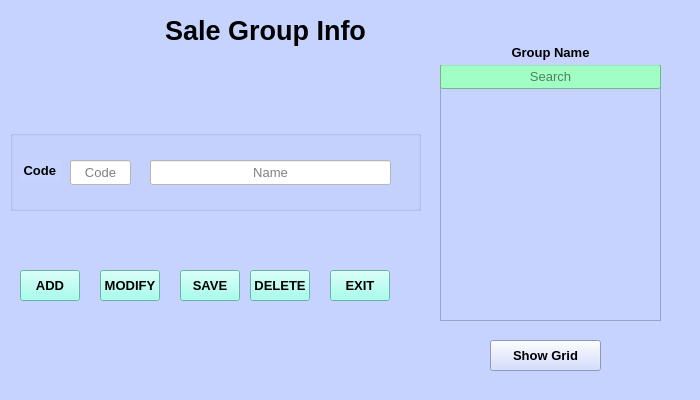
<?xml version="1.0" encoding="UTF-8"?>
<ui version="4.0">
 <class>Sale_grup</class>
 <widget class="QWidget" name="Sale_grup">
  <property name="geometry">
   <rect>
    <x>0</x>
    <y>0</y>
    <width>700</width>
    <height>400</height>
   </rect>
  </property>
  <property name="windowTitle">
   <string>Sale Group Info</string>
  </property>
  <property name="styleSheet">
   <string notr="true">background-color: rgb(198, 211, 255);</string>
  </property>
  <widget class="QGroupBox" name="Sale_fGroup_box">
   <property name="geometry">
    <rect>
     <x>10</x>
     <y>130</y>
     <width>411</width>
     <height>81</height>
    </rect>
   </property>
   <property name="font">
    <font>
     <pointsize>12</pointsize>
     <weight>75</weight>
     <bold>true</bold>
    </font>
   </property>
   <property name="styleSheet">
    <string notr="true">QGroupBox{border:0.5px solid black};
</string>
   </property>
   <property name="title">
    <string/>
   </property>
   <property name="alignment">
    <set>Qt::AlignCenter</set>
   </property>
   <widget class="QLabel" name="GroupCode_lbl">
    <property name="geometry">
     <rect>
      <x>10</x>
      <y>30</y>
      <width>41</width>
      <height>20</height>
     </rect>
    </property>
    <property name="font">
     <font>
      <pointsize>10</pointsize>
      <weight>75</weight>
      <bold>true</bold>
     </font>
    </property>
    <property name="text">
     <string> Code</string>
    </property>
   </widget>
   <widget class="QLineEdit" name="Group_name_txt">
    <property name="enabled">
     <bool>false</bool>
    </property>
    <property name="geometry">
     <rect>
      <x>140</x>
      <y>30</y>
      <width>241</width>
      <height>25</height>
     </rect>
    </property>
    <property name="font">
     <font>
      <pointsize>10</pointsize>
     </font>
    </property>
    <property name="styleSheet">
     <string notr="true">background-color: rgb(255, 255, 255);</string>
    </property>
    <property name="alignment">
     <set>Qt::AlignCenter</set>
    </property>
    <property name="placeholderText">
     <string>Name</string>
    </property>
   </widget>
   <widget class="QLineEdit" name="lineEdit">
    <property name="enabled">
     <bool>false</bool>
    </property>
    <property name="geometry">
     <rect>
      <x>60</x>
      <y>30</y>
      <width>61</width>
      <height>25</height>
     </rect>
    </property>
    <property name="font">
     <font>
      <pointsize>10</pointsize>
     </font>
    </property>
    <property name="styleSheet">
     <string notr="true">background-color: rgb(255, 255, 255);</string>
    </property>
    <property name="alignment">
     <set>Qt::AlignCenter</set>
    </property>
    <property name="placeholderText">
     <string>Code</string>
    </property>
   </widget>
  </widget>
  <widget class="QPushButton" name="btn_Add">
   <property name="geometry">
    <rect>
     <x>20</x>
     <y>270</y>
     <width>60</width>
     <height>31</height>
    </rect>
   </property>
   <property name="font">
    <font>
     <pointsize>10</pointsize>
     <weight>75</weight>
     <bold>true</bold>
    </font>
   </property>
   <property name="styleSheet">
    <string notr="true">background-color: rgb(139, 255, 232);
</string>
   </property>
   <property name="text">
    <string>ADD</string>
   </property>
  </widget>
  <widget class="QPushButton" name="btn_delete">
   <property name="geometry">
    <rect>
     <x>250</x>
     <y>270</y>
     <width>60</width>
     <height>31</height>
    </rect>
   </property>
   <property name="font">
    <font>
     <pointsize>10</pointsize>
     <weight>75</weight>
     <bold>true</bold>
    </font>
   </property>
   <property name="styleSheet">
    <string notr="true">background-color: rgb(139, 255, 232);</string>
   </property>
   <property name="text">
    <string>DELETE</string>
   </property>
  </widget>
  <widget class="QPushButton" name="btn_save">
   <property name="geometry">
    <rect>
     <x>180</x>
     <y>270</y>
     <width>60</width>
     <height>31</height>
    </rect>
   </property>
   <property name="font">
    <font>
     <pointsize>10</pointsize>
     <weight>75</weight>
     <bold>true</bold>
    </font>
   </property>
   <property name="styleSheet">
    <string notr="true">background-color: rgb(139, 255, 232);</string>
   </property>
   <property name="text">
    <string>SAVE</string>
   </property>
  </widget>
  <widget class="QPushButton" name="btn_modify">
   <property name="geometry">
    <rect>
     <x>100</x>
     <y>270</y>
     <width>60</width>
     <height>31</height>
    </rect>
   </property>
   <property name="font">
    <font>
     <pointsize>10</pointsize>
     <weight>75</weight>
     <bold>true</bold>
    </font>
   </property>
   <property name="styleSheet">
    <string notr="true">background-color: rgb(139, 255, 232);</string>
   </property>
   <property name="text">
    <string>MODIFY</string>
   </property>
  </widget>
  <widget class="QPushButton" name="btn_show_grid">
   <property name="geometry">
    <rect>
     <x>490</x>
     <y>340</y>
     <width>111</width>
     <height>31</height>
    </rect>
   </property>
   <property name="font">
    <font>
     <pointsize>10</pointsize>
     <weight>75</weight>
     <bold>true</bold>
    </font>
   </property>
   <property name="styleSheet">
    <string notr="true">background-color: rgb(85, 0, 0);
background-color: rgb(170, 255, 127);
QGroupBox{border:0.5px solid black};
border: 1px solid black;

</string>
   </property>
   <property name="text">
    <string>Show Grid</string>
   </property>
  </widget>
  <widget class="QListWidget" name="Group_name_list">
   <property name="geometry">
    <rect>
     <x>440</x>
     <y>60</y>
     <width>221</width>
     <height>261</height>
    </rect>
   </property>
   <property name="font">
    <font>
     <pointsize>10</pointsize>
    </font>
   </property>
   <property name="styleSheet">
    <string notr="true">background-color: rgb(255, 255, 255);
QGroupBox{border:0.5px solid black};

</string>
   </property>
  </widget>
  <widget class="QLabel" name="self_Group_info_lbl">
   <property name="geometry">
    <rect>
     <x>120</x>
     <y>10</y>
     <width>291</width>
     <height>41</height>
    </rect>
   </property>
   <property name="font">
    <font>
     <pointsize>20</pointsize>
     <weight>75</weight>
     <bold>true</bold>
    </font>
   </property>
   <property name="styleSheet">
    <string notr="true">border-color: rgb(170, 170, 255);</string>
   </property>
   <property name="text">
    <string>Sale Group Info</string>
   </property>
   <property name="alignment">
    <set>Qt::AlignCenter</set>
   </property>
  </widget>
  <widget class="QLineEdit" name="lineEdit_2">
   <property name="geometry">
    <rect>
     <x>440</x>
     <y>64</y>
     <width>221</width>
     <height>25</height>
    </rect>
   </property>
   <property name="font">
    <font>
     <pointsize>10</pointsize>
    </font>
   </property>
   <property name="styleSheet">
    <string notr="true">background-color: rgb(161, 255, 196);</string>
   </property>
   <property name="alignment">
    <set>Qt::AlignCenter</set>
   </property>
   <property name="placeholderText">
    <string>Search</string>
   </property>
  </widget>
  <widget class="QLabel" name="label_2">
   <property name="geometry">
    <rect>
     <x>440</x>
     <y>40</y>
     <width>221</width>
     <height>25</height>
    </rect>
   </property>
   <property name="font">
    <font>
     <pointsize>10</pointsize>
     <weight>75</weight>
     <bold>true</bold>
    </font>
   </property>
   <property name="styleSheet">
    <string notr="true">QLabel{border:0.5px solid black};
</string>
   </property>
   <property name="text">
    <string>Group Name</string>
   </property>
   <property name="alignment">
    <set>Qt::AlignCenter</set>
   </property>
  </widget>
  <widget class="QPushButton" name="btn_exit">
   <property name="geometry">
    <rect>
     <x>330</x>
     <y>270</y>
     <width>60</width>
     <height>31</height>
    </rect>
   </property>
   <property name="font">
    <font>
     <pointsize>10</pointsize>
     <weight>75</weight>
     <bold>true</bold>
    </font>
   </property>
   <property name="styleSheet">
    <string notr="true">background-color: rgb(139, 255, 232);</string>
   </property>
   <property name="text">
    <string>EXIT</string>
   </property>
  </widget>
 </widget>
 <resources/>
 <connections/>
</ui>
